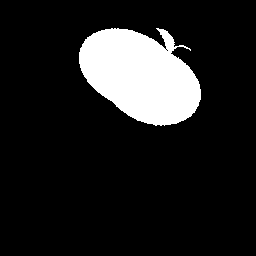
#> input picture Sets/Train/apple/apple-10_2.gif, 256 x 256 px, found by its file name; its folder holds only this picture in this run
$ python main.py
#> lines starting #> are read from the running program, lines starting #| are printed output that depends on the picture
#!/usr/bin/env python
# coding: utf-8

# In[75]:


import os

import numpy as np
from skimage import util, transform, filters, color, measure, morphology
from sklearn import model_selection, neighbors, metrics, preprocessing

import matplotlib.pyplot as plt
import seaborn as sns
import pandas as pd

get_ipython().run_line_magic('matplotlib', 'notebook')


# In[76]:


ds_path = "C:/Users/henri/Documents/GitHub/SIN393---Projeto/Sets/Train"


# In[77]:


# Lista das pastas na pasta 'ds_path' (classes)
classes_list = os.listdir(ds_path)

# Lista com as imagens no dataset
image_list = []
# Lista com os rótulos das imagens
label_list = []

# Lista com os nomes das imagens
filename_list_ = []

# Percorre as classes do dataset
for classe in classes_list:

    # Listagem de todas as imagens na pasta daquela classe
    filename_list = os.listdir(os.path.join(ds_path, classe))

    # Percorre os arquivos na pasta atual
    for filename in filename_list:
        # Carrega a imagem
        img_temp = plt.imread(os.path.join(ds_path, classe, filename))
#> img_temp is the input picture: shape (256, 256, 4); mean R, G, B, A 32.8, 32.8, 32.8, 255

        # Adiciona a imagem a lista de imagens
        image_list.append(img_temp)

        # Adiciona o rótulo da imagem à lista de rótulos
        label_list.append(classe)

        # Adiciona o nome da imagem à uma lista (para fins de visualização)
        filename_list_.append(filename)


# In[83]:


# Indices das classes dos objetos do dataset
_, _, label_list_idx = np.unique(label_list, return_index=True, return_inverse=True)


# In[84]:


# Seleciona apenas as primeiras N imagens de cada classe
image_list_temp = []
filename_list_temp = []

# Itera pelo número de classes
for i in range(3):
    # As 6 primeiras ocorrencias em que label é igual a 'i'.
    image_list_temp += [image_list[j] for j in np.where(label_list_idx==i)[0][:6]]
    filename_list_temp += [filename_list_[j] for j in np.where(label_list_idx==i)[0][:6]]
#> after the loop, filename_list_temp = ['apple-10_2.gif', 'bat-10_3.gif']


# In[85]:


fig, ax  = plt.subplots(3, 6, figsize=(9, 5))

for i, (image, filename) in enumerate(zip(image_list_temp, filename_list_temp)):
    ax[i//6, i%6].imshow(image, vmin=0, vmax=255)
    ax[i//6, i%6].set_title(str(filename))
#> this loop made 2 passes
#> filename on passes 1 to 2: 'apple-10_2.gif', 'bat-10_3.gif'
    ### ax[i//6, i%6].axis('off')

fig.tight_layout()
plt.show()
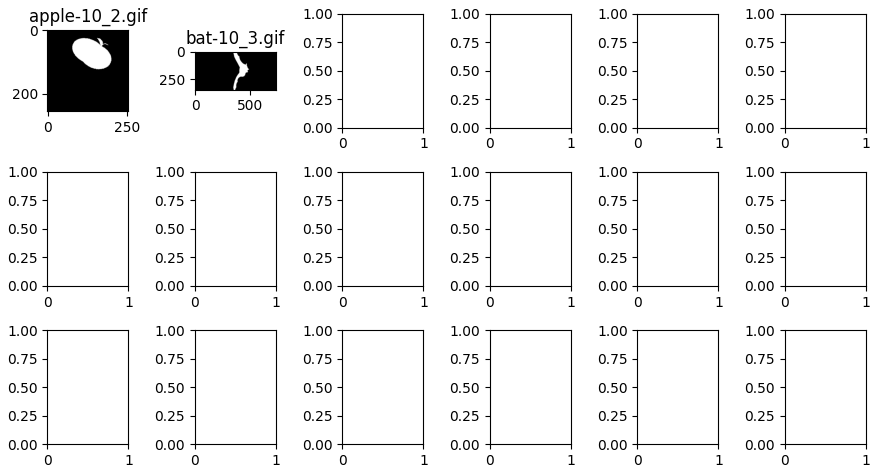
#> figure drawn by matplotlib, 2 panels
